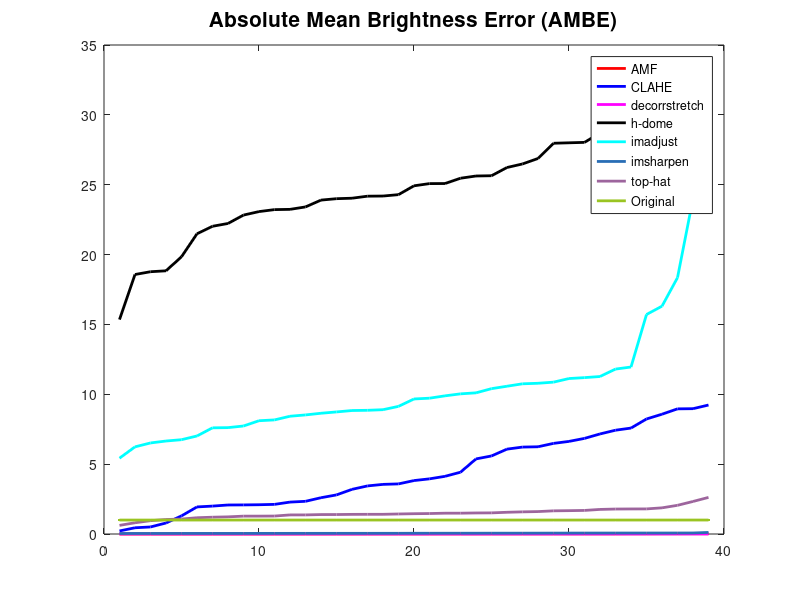

Recreate this plot in MATLAB.
titles{1}='Universal Image Quality Index (UIQ)';
titles{2}='Absolute Mean Brightness Error (AMBE)';
titles{4}='Enchancement Measure (EME)';
titles{6}='Discrete Entropy (H)';

ic1=rand(3,1);
ic2=rand(3,1);
ic3=rand(3,1);

%for i=[1,2,4,6]
i=2
    figure(i)
    hold on;

    load('./results/results_AMF');
    plot(1:39,sort(stat(:,i)),'r','LineWidth',2);
    
    load('./results/results_CLAHE');
    plot(1:39,sort(stat(:,i)),'b','LineWidth',2);

    load('./results/results_decorrstretch');
    plot(1:39,sort(stat(:,i)),'m','LineWidth',2);

    load('./results/results_hdome');
    plot(1:39,sort(stat(:,i)),'k','LineWidth',2);

    load('./results/results_imadjust');
    plot(1:39,sort(stat(:,i)),'c','LineWidth',2);

    load('./results/results_imsharpen');
    plot(1:39,sort(stat(:,i)),'Color',ic1,'LineWidth',2);

    load('./results/results_tophat');
    plot(1:39,sort(stat(:,i)),'Color',ic2,'LineWidth',2);
    
     if i>1
        plot(1:39,sort(stat(:,i-1)),'.-','Color',ic3,'LineWidth',2);     
     end
     
    %load('./results/results_BDEC');
    %plot(1:39,sort(stat(:,i)),'g','LineWidth',2); %%It is much larger in magnitude than the others for AMBE.

    if i>1  
        legend('AMF','CLAHE','decorrstretch','h-dome','imadjust','imsharpen','top-hat','Original','BDEC');
    else
        legend('AMF','CLAHE','decorrstretch','h-dome','imadjust','imsharpen','top-hat','BDEC');    
    end
    
    
    title(titles{i},'FontSize',15);
    box on
%end

%for i=2






